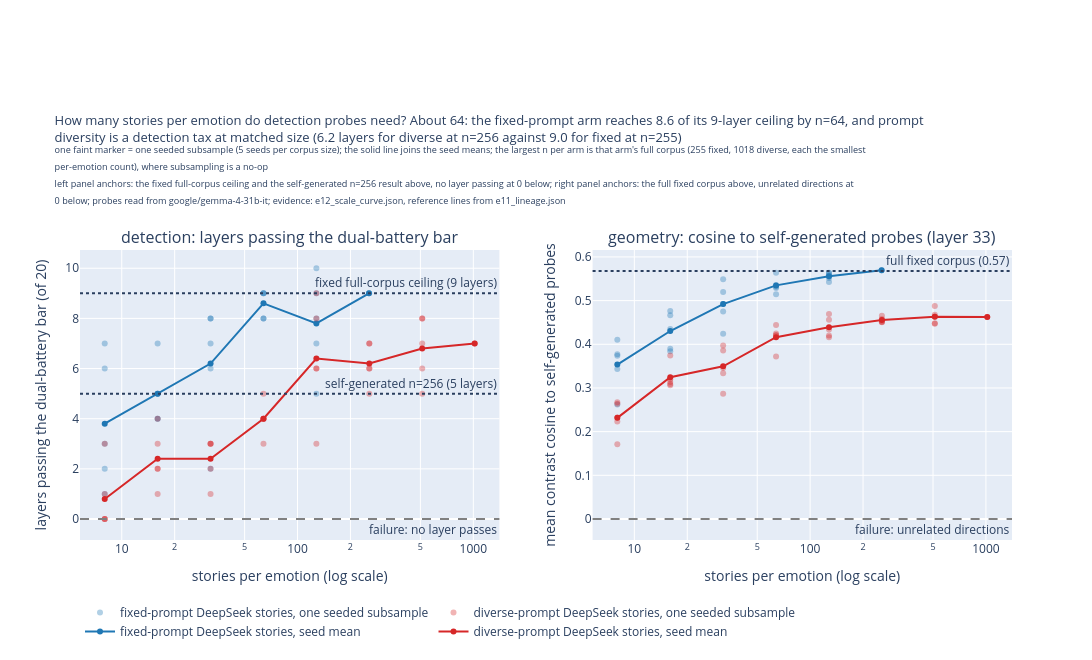

Here is the notebook cell this chart was saved with:
### Markdown cell above
## 4. How many stories do probes need, and does prompt diversity help?

E11 answered the *quality* half of the question. This is E12, which answers
the *how much* and *how varied* half. Two arms are subsampled to a ladder of
corpus sizes, five random seeds at each size, and each subsample is scored
through the identical detection read from section 3.

The registered branch predictions, again written before the diverse corpus
existed: the *saturation* branch said both arms would flatten by roughly 128 to
256 stories per emotion and that matching sizes would show no diversity gain;
the *growth* branch said the diverse arm would beat E11's passing-layer count
or would win at matched size.

### Code cell
# section 4 is load-call-show: passing layers and probe-direction convergence
# against corpus size, with the E11 results drawn as reference lines
from emotion_vectors.lineage_report import dose_response_figure

fig_dose, dose_stats = dose_response_figure(evidence)
fig_dose.show()
print("\n".join(dose_stats["lines"]))

### Figure 1 — Plotly figure (JSON) as saved in the notebook; plotly's stock layout.template omitted (floating-point values rounded to 4 significant figures)
{"data": [{"legendgroup": "fixed", "marker": {"color": "#1f77b4", "opacity": 0.35}, "mode": "markers", "name": "fixed-prompt DeepSeek stories, one seeded subsample", "showlegend": true, "type": "scatter", "x": [8, 8, 8, 8, 8, 16, 16, 16, 16, 16, 32, 32, 32, 32, 32, 64, 64, 64, 64, 64, 128, 128, 128, 128, 128, 255], "xaxis": "x", "y": [2, 6, 3, 7, 1, 5, 5, 4, 7, 4, 6, 7, 8, 2, 8, 8, 9, 9, 9, 8, 7, 8, 5, 10, 9, 9], "yaxis": "y"}, {"legendgroup": "fixed", "line": {"color": "#1f77b4"}, "mode": "lines+markers", "name": "fixed-prompt DeepSeek stories, seed mean", "showlegend": true, "type": "scatter", "x": [8, 16, 32, 64, 128, 255], "xaxis": "x", "y": [3.8, 5.0, 6.2, 8.6, 7.8, 9.0], "yaxis": "y"}, {"legendgroup": "fixed", "marker": {"color": "#1f77b4", "opacity": 0.35}, "mode": "markers", "name": "fixed-prompt DeepSeek stories, one seeded subsample", "showlegend": false, "type": "scatter", "x": [8, 8, 8, 8, 8, 16, 16, 16, 16, 16, 32, 32, 32, 32, 32, 64, 64, 64, 64, 64, 128, 128, 128, 128, 128, 255], "xaxis": "x2", "y": [0.3769, 0.2624, 0.4105, 0.3435, 0.3739, 0.4762, 0.3897, 0.3839, 0.4667, 0.4352, 0.475, 0.5199, 0.5488, 0.4239, 0.4922, 0.5636, 0.5146, 0.5317, 0.5355, 0.5289, 0.5581, 0.5516, 0.5425, 0.5632, 0.5637, 0.5694], "yaxis": "y2"}, {"legendgroup": "fixed", "line": {"color": "#1f77b4"}, "mode": "lines+markers", "name": "fixed-prompt DeepSeek stories, seed mean", "showlegend": false, "type": "scatter", "x": [8, 16, 32, 64, 128, 255], "xaxis": "x2", "y": [0.3534, 0.4304, 0.492, 0.5349, 0.5558, 0.5694], "yaxis": "y2"}, {"legendgroup": "diverse", "marker": {"color": "#d62728", "opacity": 0.35}, "mode": "markers", "name": "diverse-prompt DeepSeek stories, one seeded subsample", "showlegend": true, "type": "scatter", "x": [8, 8, 8, 8, 8, 16, 16, 16, 16, 16, 32, 32, 32, 32, 32, 64, 64, 64, 64, 64, 128, 128, 128, 128, 128, 256, 256, 256, 256, 256, 512, 512, 512, 512, 512, 1018], "xaxis": "x", "y": [3, 1, 0, 0, 0, 4, 3, 2, 2, 1, 3, 3, 2, 1, 3, 4, 3, 4, 4, 5, 8, 6, 9, 6, 3, 7, 7, 6, 6, 5, 8, 5, 8, 7, 6, 7], "yaxis": "y"}, {"legendgroup": "diverse", "line": {"color": "#d62728"}, "mode": "lines+markers", "name": "diverse-prompt DeepSeek stories, seed mean", "showlegend": true, "type": "scatter", "x": [8, 16, 32, 64, 128, 256, 512, 1018], "xaxis": "x", "y": [0.8, 2.4, 2.4, 4.0, 6.4, 6.2, 6.8, 7.0], "yaxis": "y"}, {"legendgroup": "diverse", "marker": {"color": "#d62728", "opacity": 0.35}, "mode": "markers", "name": "diverse-prompt DeepSeek stories, one seeded subsample", "showlegend": false, "type": "scatter", "x": [8, 8, 8, 8, 8, 16, 16, 16, 16, 16, 32, 32, 32, 32, 32, 64, 64, 64, 64, 64, 128, 128, 128, 128, 128, 256, 256, 256, 256, 256, 512, 512, 512, 512, 512, 1018], "xaxis": "x2", "y": [0.2636, 0.1709, 0.2234, 0.2327, 0.2671, 0.3197, 0.3093, 0.306, 0.3137, 0.3744, 0.3855, 0.3335, 0.2866, 0.3457, 0.3971, 0.3719, 0.4211, 0.4439, 0.4247, 0.4199, 0.4203, 0.4341, 0.456, 0.4691, 0.4164, 0.4578, 0.4509, 0.4651, 0.4523, 0.4507, 0.4484, 0.4676, 0.4473, 0.4638, 0.4875, 0.4623], "yaxis": "y2"}, {"legendgroup": "diverse", "line": {"color": "#d62728"}, "mode": "lines+markers", "name": "diverse-prompt DeepSeek stories, seed mean", "showlegend": false, "type": "scatter", "x": [8, 16, 32, 64, 128, 256, 512, 1018], "xaxis": "x2", "y": [0.2315, 0.3246, 0.3497, 0.4163, 0.4392, 0.4554, 0.4629, 0.4623], "yaxis": "y2"}], "layout": {"annotations": [{"font": {"size": 16}, "showarrow": false, "text": "detection: layers passing the dual-battery bar", "x": 0.225, "xanchor": "center", "xref": "paper", "y": 1.0, "yanchor": "bottom", "yref": "paper"}, {"font": {"size": 16}, "showarrow": false, "text": "geometry: cosine to self-generated probes (layer 33)", "x": 0.775, "xanchor": "center", "xref": "paper", "y": 1.0, "yanchor": "bottom", "yref": "paper"}, {"showarrow": false, "text": "fixed full-corpus ceiling (9 layers)", "x": 1, "xanchor": "right", "xref": "x domain", "y": 9, "yanchor": "bottom", "yref": "y"}, {"showarrow": false, "text": "self-generated n=256 (5 layers)", "x": 1, "xanchor": "right", "xref": "x domain", "y": 5, "yanchor": "bottom", "yref": "y"}, {"showarrow": false, "text": "failure: no layer passes", "x": 1, "xanchor": "right", "xref": "x domain", "y": 0, "yanchor": "top", "yref": "y"}, {"showarrow": false, "text": "full fixed corpus (0.57)", "x": 1, "xanchor": "right", "xref": "x2 domain", "y": 0.5678, "yanchor": "bottom", "yref": "y2"}, {"showarrow": false, "text": "failure: unrelated directions", "x": 1, "xanchor": "right", "xref": "x2 domain", "y": 0, "yanchor": "top", "yref": "y2"}], "height": 660, "legend": {"orientation": "h", "y": -0.2, "yanchor": "top"}, "margin": {"b": 120, "t": 250}, "shapes": [{"line": {"dash": "dot"}, "type": "line", "x0": 0, "x1": 1, "xref": "x domain", "y0": 9, "y1": 9, "yref": "y"}, {"line": {"dash": "dot"}, "type": "line", "x0": 0, "x1": 1, "xref": "x domain", "y0": 5, "y1": 5, "yref": "y"}, {"line": {"color": "gray", "dash": "dash"}, "type": "line", "x0": 0, "x1": 1, "xref": "x domain", "y0": 0, "y1": 0, "yref": "y"}, {"line": {"dash": "dot"}, "type": "line", "x0": 0, "x1": 1, "xref": "x2 domain", "y0": 0.5678, "y1": 0.5678, "yref": "y2"}, {"line": {"color": "gray", "dash": "dash"}, "type": "line", "x0": 0, "x1": 1, "xref": "x2 domain", "y0": 0, "y1": 0, "yref": "y2"}], "title": {"font": {"size": 13}, "text": "How many stories per emotion do detection probes need? About 64: the fixed-prompt arm reaches 8.6 of its 9-layer ceiling by n=64, and prompt<br>diversity is a detection tax at matched size (6.2 layers for diverse at n=256 against 9.0 for fixed at n=255)<br><sup>one faint marker = one seeded subsample (5 seeds per corpus size); the solid line joins the seed means; the largest n per arm is that arm's full corpus (255 fixed, 1018 diverse, each the smallest</sup><br><sup>per-emotion count), where subsampling is a no-op</sup><br><sup>left panel anchors: the fixed full-corpus ceiling and the self-generated n=256 result above, no layer passing at 0 below; right panel anchors: the full fixed corpus above, unrelated directions at</sup><br><sup>0 below; probes read from google/gemma-4-31b-it; evidence: e12_scale_curve.json, reference lines from e11_lineage.json</sup>"}, "width": 1150, "xaxis": {"anchor": "y", "domain": [0.0, 0.45], "title": {"text": "stories per emotion (log scale)"}, "type": "log"}, "xaxis2": {"anchor": "y2", "domain": [0.55, 1.0], "title": {"text": "stories per emotion (log scale)"}, "type": "log"}, "yaxis": {"anchor": "x", "domain": [0.0, 1.0], "title": {"text": "layers passing the dual-battery bar (of 20)"}}, "yaxis2": {"anchor": "x2", "domain": [0.0, 1.0], "title": {"text": "mean contrast cosine to self-generated probes"}}}}
